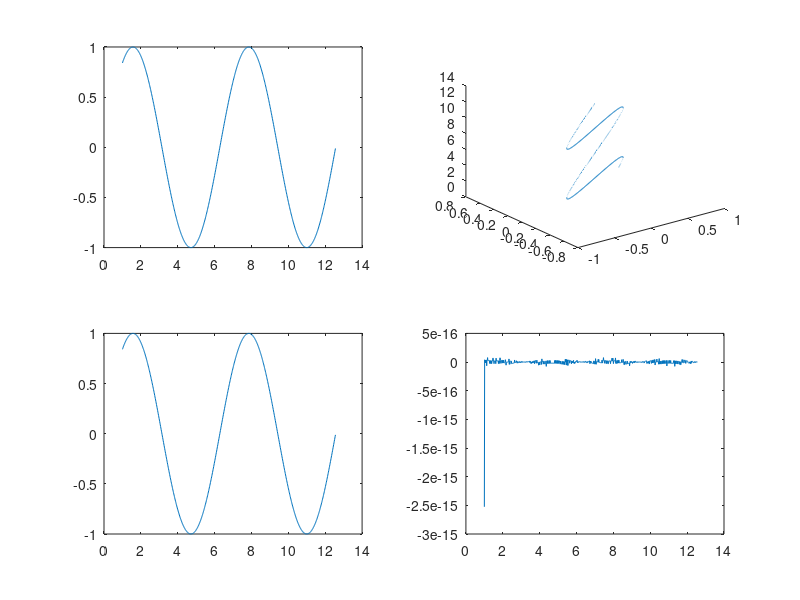

Write MATLAB code to recreate this figure.
m=2;n=2;
deltat=.1/(2*pi);
t=1:deltat:4*pi;
x=sin(t);
y=zeros(size(t));
figure;
subplot(m,n,1),plot(t,x);
theta=pi/6;
x2=x.*cos(theta)-y.*sin(theta);
y2=x.*sin(theta)+y.*cos(theta);
subplot(m,n,2),plot3(x2,y2,t);
[u,s,v]=svd([x2' y2']);
Score=-u*s;
subplot(m,n,3),plot(t,Score(:,1)');
subplot(m,n,4),plot(t,Score(:,2)');
